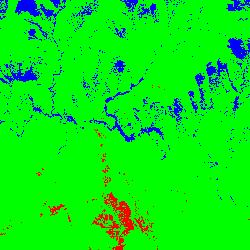
#> input picture getRelation/Thresholded Contours/DJI_0004.jpg, 250 x 250 px; its folder holds 4 pictures in this run
$ python getRelation.py
#> lines starting #> are read from the running program, lines starting #| are printed output that depends on the picture
from PIL import Image, ImageOps
import numpy
import os

mainRel = 0
mainNum = 0

def getRelation(x, y):
#> called with x = 'DJI_0004.jpg', y = 'DJI_0004.jpg'
	global mainRel
	global mainNum

	A = Image.open('./Thresholded Contours/'+x)
#> A is the input picture: PIL image 250x250 RGB; mean R, G, B 9.5, 232.1, 20.8
	A = ImageOps.grayscale(A)
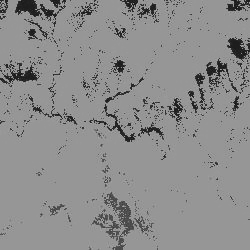
#> A: PIL image 250x250 L; min 16, max 182, mean 141.6

	B = Image.open('./K Means/'+y)
	B = ImageOps.grayscale(B)

	M = numpy.array(A)
	N = numpy.array(B)

	corCoeff = numpy.corrcoef(M.reshape(M.size),N.reshape(N.size))[0][1]
#> corCoeff = 1
	mainRel += corCoeff
#> mainRel = 1
	mainNum += 1

DIR = os.getcwd()

os.chdir(DIR+'./getRelation/Thresholded Contours')
List1 = os.listdir()

os.chdir(DIR+'./getRelation/K Means')
List2 = os.listdir()

os.chdir(DIR+'./getRelation')

for x in range(len(List1)):
	getRelation(List1[x], List2[x])
#> pass 2 of the loop `for x in range(len(List1)):`:
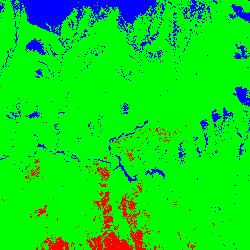
#> input picture getRelation/Thresholded Contours/DJI_0005.jpg, 250 x 250 px
#> in getRelation, A is the input picture: PIL image 250x250 RGB; mean R, G, B 13.3, 223, 26.4
#> in getRelation (call 2), `A = ImageOps.grayscale(A)`:
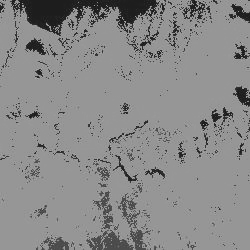
#> A: PIL image 250x250 L; min 18, max 186, mean 138
#> mainRel = 2
#> pass 3 of the loop `for x in range(len(List1)):`:
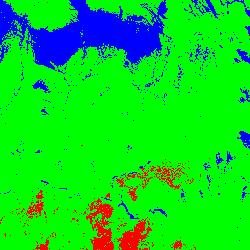
#> input picture getRelation/Thresholded Contours/DJI_0006.jpg, 250 x 250 px
#> in getRelation, A is the input picture: PIL image 250x250 RGB; mean R, G, B 13.8, 212.5, 35.4
#> in getRelation (call 3), `A = ImageOps.grayscale(A)`:
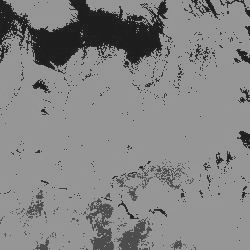
#> A: PIL image 250x250 L; min 16, max 186, mean 133
#> mainRel = 3
#> the loop made 4 passes; the first 3 are shown

print('Correlation Coeff :', mainRel/mainNum)
#| Correlation Coeff : 1.0
